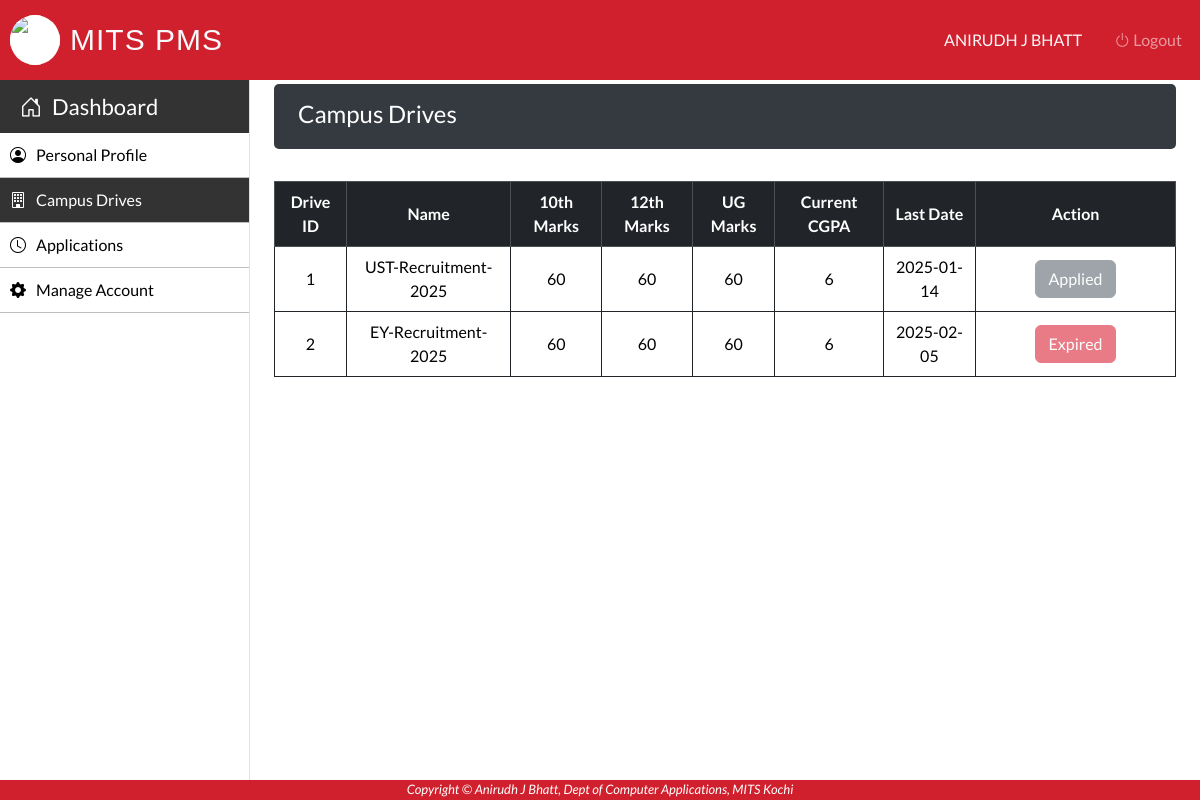
Page /Student/student-drive.php (signed in) on the earlier database version.
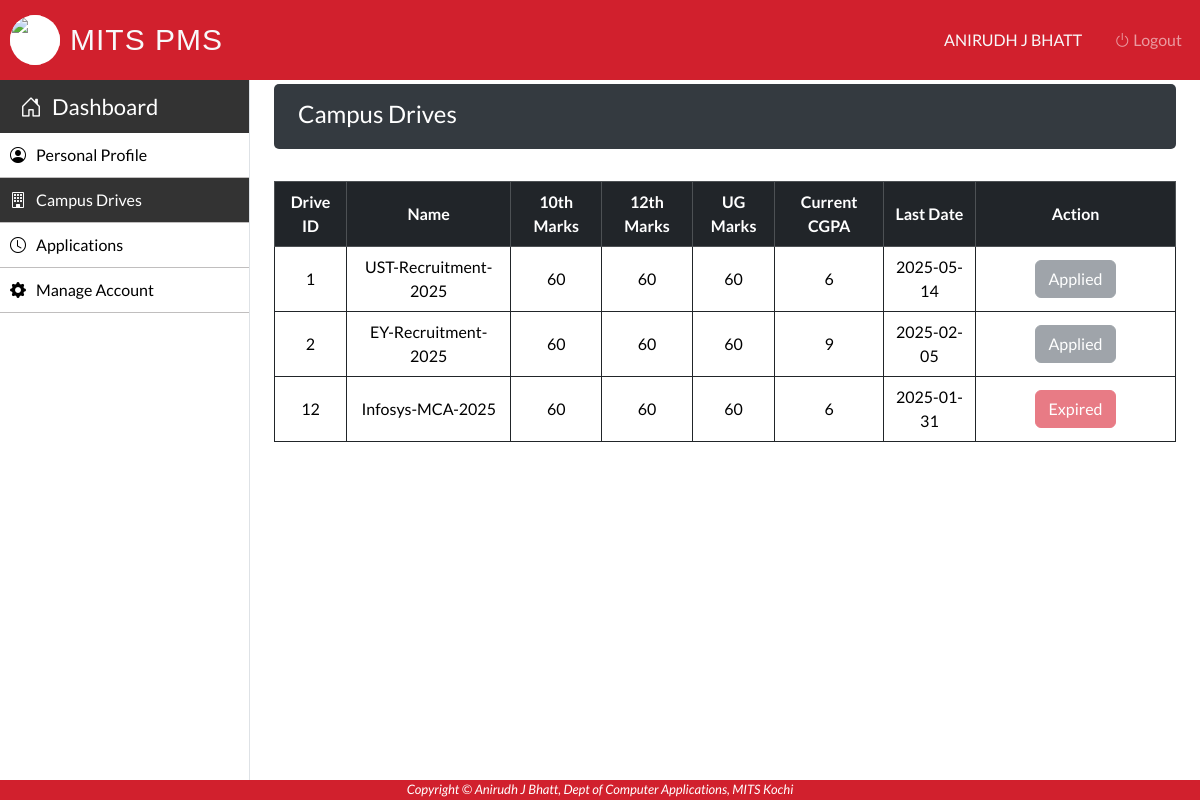
Same page on the later database version.
### tables this page shows
CREATE TABLE `drive` (
  `D_ID` int(50) NOT NULL,
  `D_Name` varchar(50) NOT NULL,
  `Role` varchar(50) NOT NULL,
  `Course` varchar(50) NOT NULL,
  `Branch` varchar(50) NOT NULL,
  `Year` int(50) NOT NULL,
  `Marks_10th` int(10) NOT NULL,
  `Marks_12th` int(10) NOT NULL,
  `Marks_UG` int(10) NOT NULL,
  `CGPA` int(10) NOT NULL,
  `Backlogs` int(50) NOT NULL,
  `D_Package` int(10) NOT NULL,
  `D_Date` varchar(30) NOT NULL,
  `C_ID` int(50) NOT NULL
);

### Student/student-drive.php (the view, shortened to what this page needs)
 <?php
	require_once "../connection/connection.php";
	$Stud_ID=$_SESSION['LoginStudent'];
	$applied_jobs = array();
	$query = "SELECT D_ID FROM application WHERE S_ID = '$Stud_ID'";
	$run = mysqli_query($con, $query);
	while ($row = mysqli_fetch_assoc($run)) {
		$applied_jobs[] = $row['D_ID'];
	}
?>
<!DOCTYPE html>
<html lang="en">
<head>
</head>
    <body>
        <?php include('../Common/header.php'); ?>
        <?php include('../Common/student-sidebar.php'); ?>
        <main role="main" class="mt-1 mb-3 px-md-4 page-content-index">
            <div class="sub-main">
				<div class="dashboard-header flex-wrap flex-md-no-wrap px-3 pt-2 pb-1 mb-3 text-white">
					<div class="d-flex flex-row">
						<div class="p-2"><h4>Campus Drives</h4></div>
					</div>
				</div>
				<div class="row">
					<div class="col-md-12 container-fluid">
						<section class="mt-3">
							<table class="w-100 table table-bordered border-dark table-hover text-center" cellpadding="5">
								<tr class="table-dark text-white">
									<th>Drive ID</th>
									<th>Name</th>
									<th>10th Marks</th>
									<th>12th Marks</th>
									<th>UG Marks</th>
									<th>Current CGPA</th>
									<th>Last Date</th>
									<th>Action</th>
								</tr>
								<?php
									$query="SELECT d.D_ID, d.D_Name, d.Marks_10th, d.Marks_12th, d.Marks_UG, d.CGPA, d.D_Date
        							FROM drive d, student s WHERE FIND_IN_SET(s.Stud_Course, d.Course) > 0
									AND FIND_IN_SET(s.Stud_Batch, d.Branch) > 0
									AND d.Year = s.Stud_Year
									AND d.Marks_10th <= s.Marks_10th
									AND d.Marks_12th <= s.Marks_12th
									AND (s.Marks_UG <= 0 OR d.Marks_UG <= s.Marks_UG)
									AND d.CGPA <= s.CGPA AND d.Backlogs <= s.Stud_Backlogs
									AND d.D_Package <= s.Stud_Package
									AND s.Stud_ID='$Stud_ID'";
									$run=mysqli_query($con,$query);
									while($row=mysqli_fetch_array($run)) {
										$D_ID=$row['D_ID'];
								?>
								<tr>
									<td><?php echo $row['D_ID']; ?></td>
									<td><?php echo $row['D_Name']; ?></td>
									<td><?php echo $row['Marks_10th']; ?></td>
									<td><?php echo $row['Marks_12th']; ?></td>
									<td><?php echo $row['Marks_UG']; ?></td>
									<td><?php echo $row['CGPA']; ?></td>
									<td><?php echo $row['D_Date']; ?></td>
									<td width='200'>
										<?php
											$isExpired = strtotime($row['D_Date']) < strtotime(date('Y-m-d'));
											if (in_array($D_ID, $applied_jobs)) {
												echo '<button class="btn btn-secondary" disabled>Applied</button>';
											} elseif ($isExpired) {
												echo '<button class="btn btn-danger" disabled>Expired</button>';
											} else {
												echo '<a class="btn btn-success" href="apply.php?D_ID=' . $row['D_ID'] . '">Apply</a>';
											}
										?>
									</td>
								</tr>
								<?php
									}
								?>
							</table>
						</section>
					</div>
				</div>
			</div>
        </main>
        <?php include('../Common/footer.php'); ?>
    </body>
</html>

Differences in the rows shown:
changed drive "UST-Recruitment-2025": D_Date "2025-01-14" → "2025-05-14"
changed drive "EY-Recruitment-2025": CGPA "6" → "9"; text "Expired" → "Applied"
added drive: D_ID "12", D_Name "Infosys-MCA-2025", Marks_10th "60", Marks_12th "60", Marks_UG "60", CGPA "6", D_Date "2025-01-31", shows "Expired"
